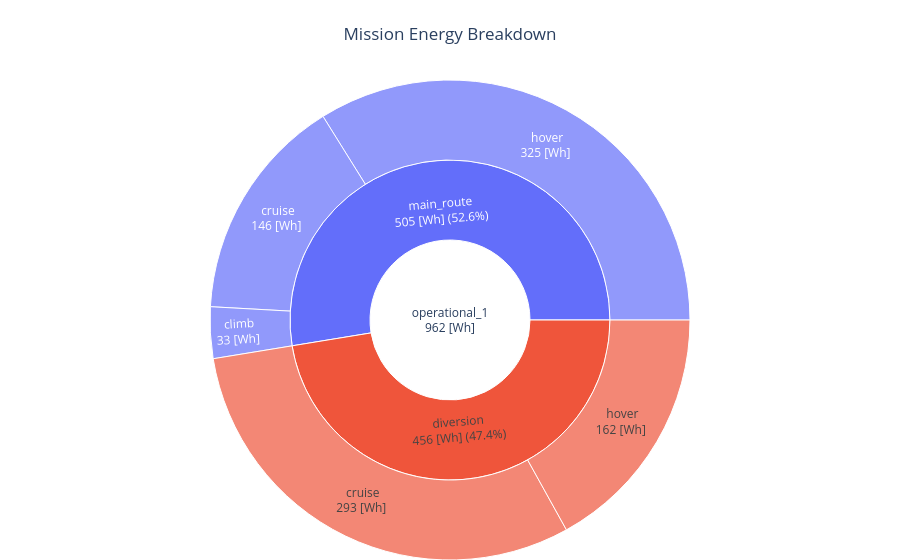

The cell this chart's notebook holds for it:
### Markdown cell above
## 3. Analysis and plots

For the moment, the post processing plots are limited to the visualization of the energy consumed over the mission. If several mission have been computed, you can compare them on the same plot.

### Code cell
mission_name = "operational_1"  # name of the mission to plot
fig = energy_breakdown_sun_plot_drone(OUTPUT_FILE, mission_name=mission_name)
fig.show()

### Figure 1 — Plotly figure (JSON) as saved in the notebook; plotly's stock layout.template omitted (floating-point values rounded to 4 significant figures)
{"data": [{"branchvalues": "total", "domain": {"column": 0}, "labels": ["operational_1<br>962 [Wh]", "diversion<br>456 [Wh] (47.4%)", "main_route<br>505 [Wh] (52.6%)", "cruise<br>293 [Wh] ", "hover<br>162 [Wh] ", "climb<br>33 [Wh] ", "cruise<br>146 [Wh] ", "hover<br>325 [Wh] "], "parents": ["", "operational_1<br>962 [Wh]", "operational_1<br>962 [Wh]", "diversion<br>456 [Wh] (47.4%)", "diversion<br>456 [Wh] (47.4%)", "main_route<br>505 [Wh] (52.6%)", "main_route<br>505 [Wh] (52.6%)", "main_route<br>505 [Wh] (52.6%)"], "type": "sunburst", "values": [962.3, 456.3, 506.0, 293.3, 163.0, 33.34, 146.7, 326.0]}], "layout": {"grid": {"columns": 1, "rows": 1}, "margin": {"b": 0, "l": 0, "r": 0, "t": 80}, "title": {"text": "Mission Energy Breakdown", "x": 0.5}}}
